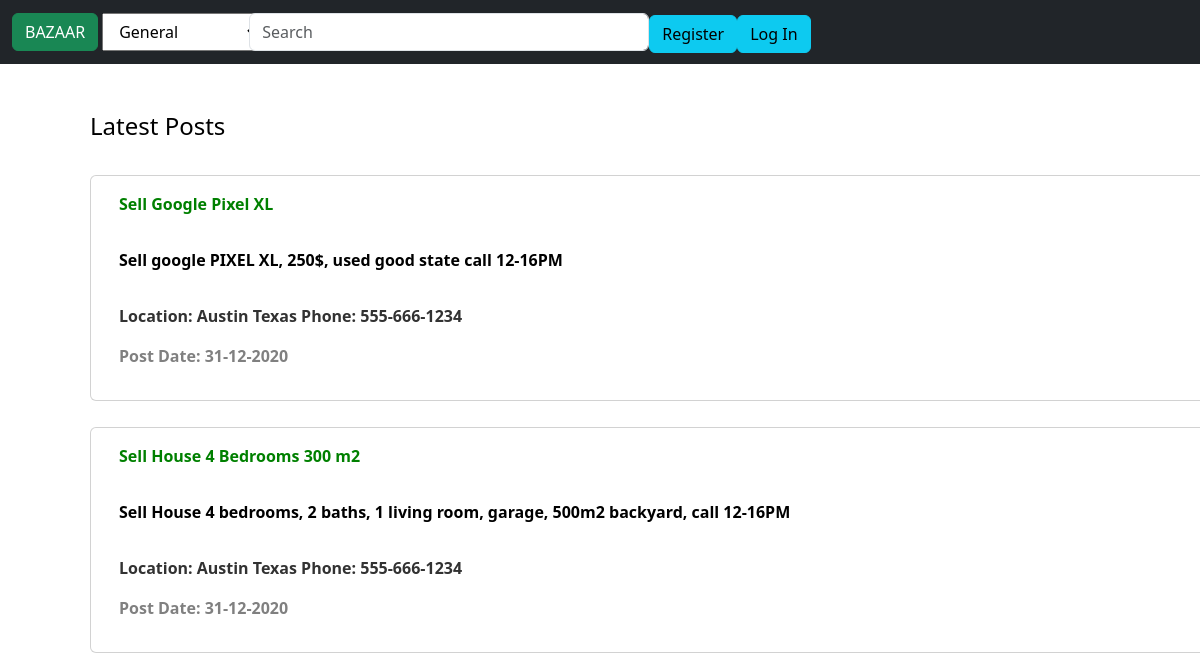
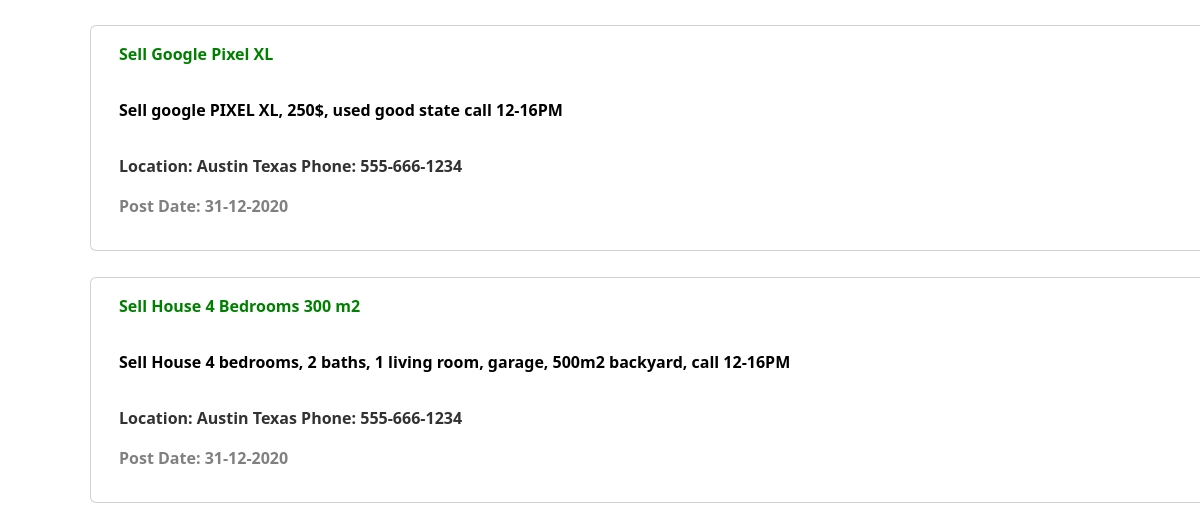
Before: / with the older database file (2 pictures, top to bottom).
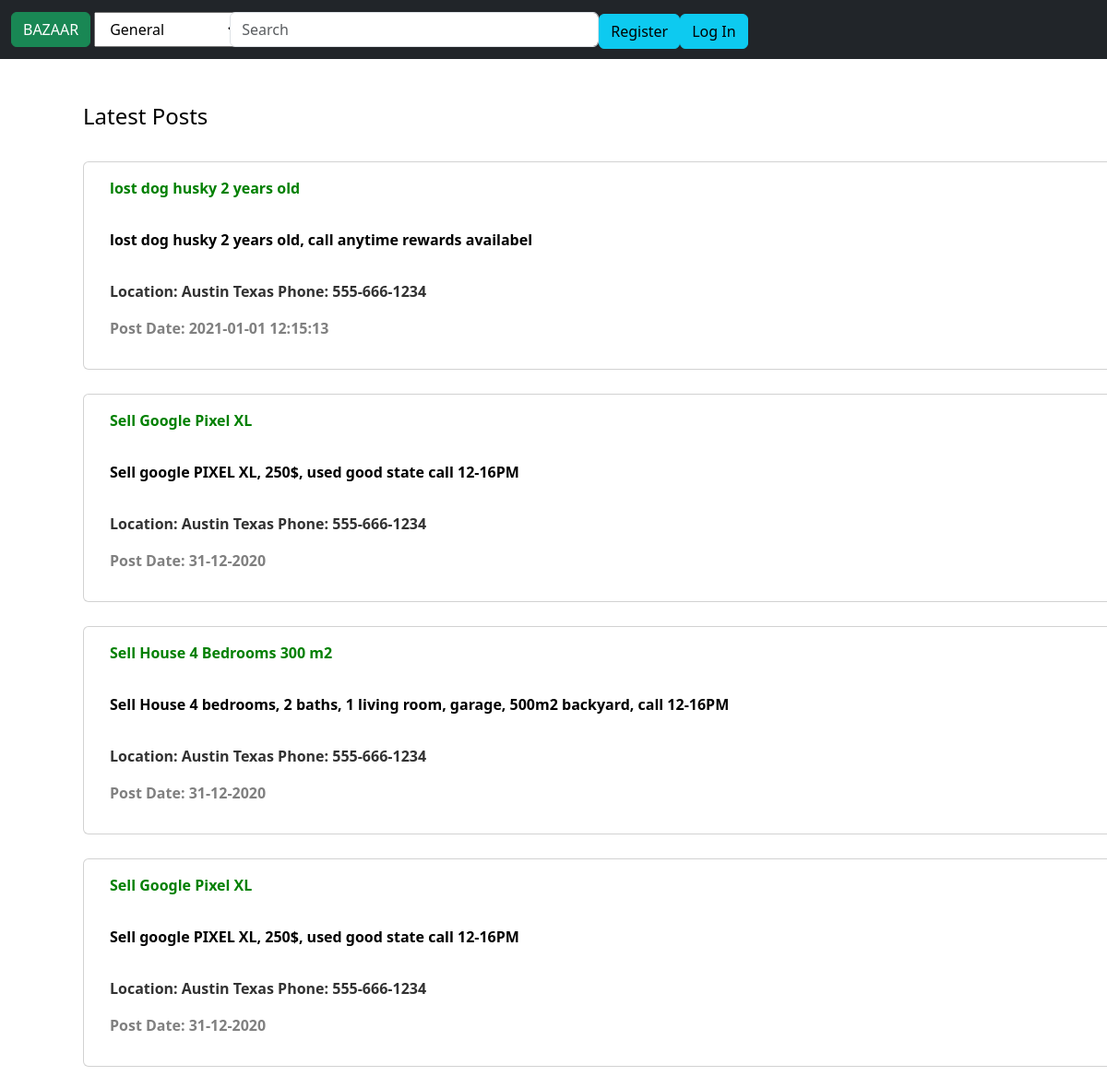
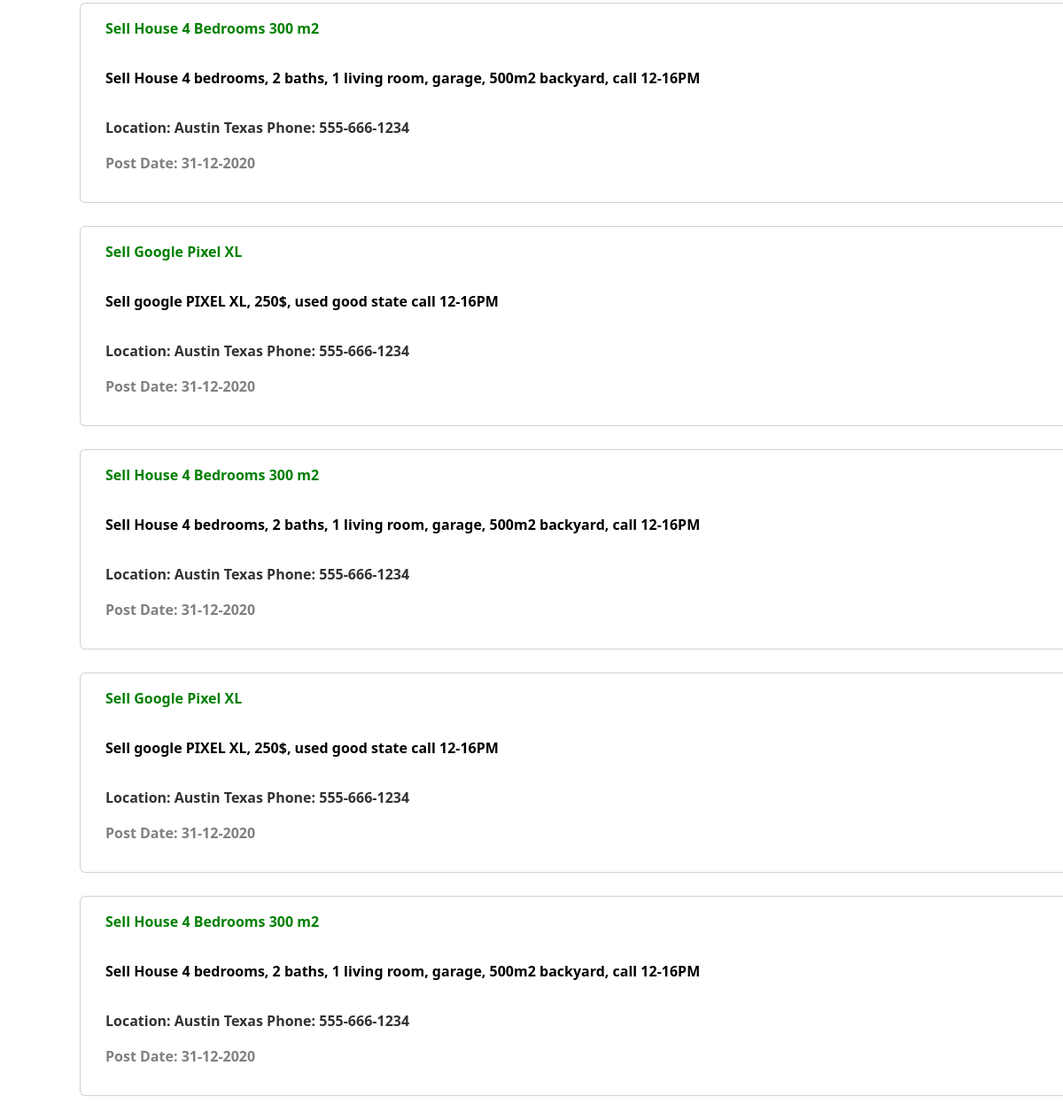
After: the same page with the newer database file (2 pictures, top to bottom).
### tables this page shows
CREATE TABLE "posts" (
	"id"	INTEGER NOT NULL UNIQUE,
	"owner_id"	INTEGER NOT NULL,
	"title"	TEXT NOT NULL DEFAULT 'NOT SET',
	"details"	TEXT NOT NULL DEFAULT 'NOT SET',
	"city"	TEXT NOT NULL,
	"phone"	TEXT DEFAULT '000-000-0000',
	"section"	INTEGER NOT NULL DEFAULT 0,
	"postDate"	TEXT NOT NULL DEFAULT '2100-0-0',
	PRIMARY KEY("id" AUTOINCREMENT)
);

### app.py (the view)
@app.route("/")
def index():
    s = "SELECT * FROM posts ORDER BY posts.postDate ASC LIMIT 20"
    db = engine.connect()
    res = db.execute(s)
    return render_template("index.html", listPosts=res)

### app.py (called while the page is built)
@app.after_request
def after_request(response):
    response.headers["Cache-Control"] = "no-cache, no-store, must-revalidate"
    response.headers["Expires"] = 0
    response.headers["Pragma"] = "no-cache"
    return response

### templates/index.html (shortened to what this page needs)
{% extends "layout.html" %}
{% block main %}
<form action="/myposts" method="POST">
    <div class="container">
        <div class="d-grid gap-3">
            <h4 style="color:black;"> Latest Posts </h4>
            {% for post in listPosts %}
            <div class="container" style="margin-top: 10px;">
                <div class="row">
                    <div class="card " style="width: 1000rem; font-weight:bold; color:green">
                        <div class="card-body">
                            {{post[2]}}
                        </div>
                        <div style="color:rgb(0, 0, 0);" class="card-body">
                            {{post[3]}}
                        </div>
                        <div style="color: rgb(50, 50, 50)" class="card-body">
                            <p>Location: {{post[4]}} Phone: {{post[5]}}</p>
                            <p style="color: gray;">Post Date: {{post[7]}}</p>
                        </div>
                    </div>
                </div>
            </div>
            {% endfor %}
        </div>
    </div>
</form>
{% endblock %}

### templates/layout.html (shortened to what this page needs)
<!DOCTYPE html>
<html lang="en">
<head>
    <link rel="stylesheet" type="text/css" href="./static/css/bootstrap.min.css">
</head>
<body>
    <nav id="navbar_top" class="navbar navbar-expand-md  sticky-top  navbar-dark bg-dark ">
        <div class="container-fluid">
            <div class="collapse navbar-collapse" id="navbarToggler">
                <a class="navbar-brand">
                    <form method="get" action="/">
                        <button type="submit" class="btn btn-success">BAZAAR</button>
                    </form>
                </a>
                <form action="/search" method="POST">
                    <ul class="navbar-nav mr-auto">
                        <div class="row mr-auto">
                            <select name="search_category" class="custom-select">
                                <option selected>General</option>
                            </select>
                        </div>
                        <input class="form-control" style="width: 400px;" type="sumbit" placeholder="Search"
                            aria-label="Search" name="search">
                    </ul>
                </form>
                <ul class="navbar-nav ml-auto ">
                    {% if session.user_id %}
                    <form method="get" action="/newpost">
                        <button type="submit" class="btn btn-info mr-1 mt-1">New Post</button>
                    </form>
                    <form method="get" action="/myposts">
                        <button type="submit" class="btn btn-info mr-1 mt-1">My Posts</button>
                    </form>
                    <form method="get" action="/changepass">
                        <button type="submit" class="btn btn-info mr-1 mt-1">Change Password</button>
                    </form>
                    <form method="get" action="/logout">
                        <button type="submit" class="btn btn-danger mr-1 mt-1">Log Out</button>
                    </form>
                    {% else %}
                    <form method="get" action="/register">
                        <button type="submit" class="btn btn-info mr-1 mt-1">Register</button>
                    </form>
                    <form method="get" action="/login">
                        <button type="submit" class="btn btn-info mr-1 mt-1">Log In</button>
                    </form>
                    {% endif %}
                </ul>
            </div>
        </div>
    </nav>
    <main class="container p-5">
        {% block main %}
        {% endblock %}
    </main>
</body>
</html>

Changed rows visible on the page:
added posts: title "lost dog husky 2 years old", details "lost dog husky 2 years old, call anytime rewards availabel", city "Austin Texas", phone "555-666-1234", postDate "2021-01-01 12:15:13"
added posts: title "Sell Google Pixel XL", details "Sell google PIXEL XL, 250$, used good state call 12-16PM", city "Austin Texas", phone "555-666-1234", postDate "31-12-2020"
added posts: title "Sell House 4 Bedrooms 300 m2", details "Sell House 4 bedrooms, 2 baths, 1 living room, garage, 500m2 backyard, call 12-16PM", city "Austin Texas", phone "555-666-1234", postDate "31-12-2020"
added posts: title "Sell Google Pixel XL", details "Sell google PIXEL XL, 250$, used good state call 12-16PM", city "Austin Texas", phone "555-666-1234", postDate "31-12-2020"
added posts: title "Sell House 4 Bedrooms 300 m2", details "Sell House 4 bedrooms, 2 baths, 1 living room, garage, 500m2 backyard, call 12-16PM", city "Austin Texas", phone "555-666-1234", postDate "31-12-2020"
